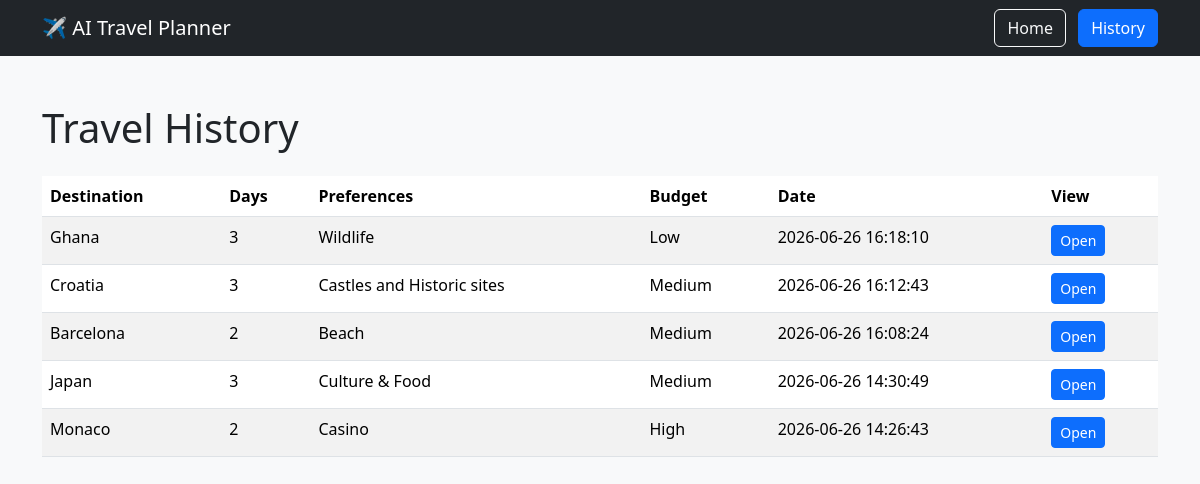
Page /history on the earlier database version.
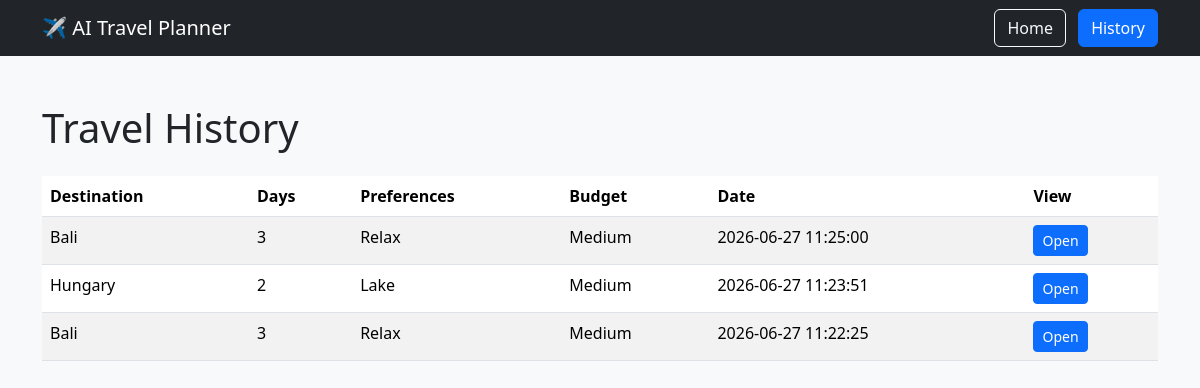
Same page on the later database version.
### tables this page shows
CREATE TABLE itineraries (
            id INTEGER PRIMARY KEY AUTOINCREMENT,
            destination TEXT NOT NULL,
            days INTEGER NOT NULL,
            preferences TEXT NOT NULL,
            budget TEXT NOT NULL,       
            plan TEXT NOT NULL,
            created_at TIMESTAMP DEFAULT CURRENT_TIMESTAMP,
            image_url TEXT
        );

### app/routes.py (the view)
@main.route("/history")
def history():
    itineraries = get_all_itineraries()
    return render_template(
        "history.html",
        itineraries=itineraries
    )

### app/database.py (called while the page is built)
def get_all_itineraries():
    conn = sqlite3.connect(DB_NAME)
    cursor = conn.cursor()
    cursor.execute("""
        SELECT id, destination, days, preferences, budget, created_at
        FROM itineraries
        ORDER BY created_at DESC
    """)
    itineraries = cursor.fetchall()
    conn.close()
    return itineraries

### templates/history.html
{% extends "base.html" %}
{% block content %}
<div class="container py-5">
    <h1 class="mb-4">Travel History</h1>
    <table class="table table-striped">
        <thead>
            <tr>
                <th>Destination</th>
                <th>Days</th>
                <th>Preferences</th>
                <th>Budget</th>
                <th>Date</th>
                <th>View</th>
            </tr>
        </thead>
        <tbody>
            {% for trip in itineraries %}
            <tr>
                <td>{{ trip[1] }}</td>
                <td>{{ trip[2] }}</td>
                <td>{{ trip[3] }}</td>
                <td>{{ trip[4] }}</td>
                <td>{{ trip[5] }}</td>
                <td>
                    <a href="/trip/{{ trip[0] }}" class="btn btn-sm btn-primary">
                        Open
                    </a>
                </td>
            </tr>
            {% endfor %}
        </tbody>
    </table>
</div>
{% endblock %}

### templates/base.html (shortened to what this page needs)
<!DOCTYPE html>
<html lang="en">
<head>
    <link href="https://cdn.jsdelivr.net/npm/bootstrap@5.3.8/dist/css/bootstrap.min.css" rel="stylesheet">
</head>
<body class="bg-light">
<nav class="navbar navbar-expand-lg navbar-dark bg-dark">
    <div class="container">
        <a class="navbar-brand" href="/">
            ✈️ AI Travel Planner
        </a>
        <div class="ms-auto">
            <a href="/" class="btn btn-outline-light me-2">
                Home
            </a>
            <a href="/history" class="btn btn-primary">
                History
            </a>
        </div>
    </div>
</nav>
    {% block content %}
    {% endblock %}
</body>
</html>

Differences in the rows shown:
removed itineraries: destination "Ghana", days "3", preferences "Wildlife", budget "Low", created_at "2026-06-26 16:18:10"
removed itineraries: destination "Croatia", days "3", preferences "Castles and Historic sites", budget "Medium", created_at "2026-06-26 16:12:43"
removed itineraries: destination "Japan", days "3", preferences "Culture & Food", budget "Medium", created_at "2026-06-26 14:30:49"
removed itineraries: destination "Monaco", days "2", preferences "Casino", budget "High", created_at "2026-06-26 14:26:43"
changed itineraries (number 1 of 3 on the later page): destination "Barcelona" → "Bali"; days "2" → "3"; preferences "Beach" → "Relax"; created_at "2026-06-26 16:08:24" → "2026-06-27 11:25:00"
added itineraries: destination "Hungary", days "2", preferences "Lake", budget "Medium", created_at "2026-06-27 11:23:51"
added itineraries: destination "Bali", days "3", preferences "Relax", budget "Medium", created_at "2026-06-27 11:22:25"
